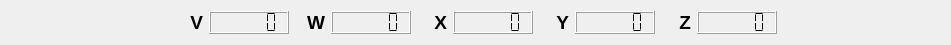
   <widget class="QWidget" name="horizontalLayoutWidget_7">
    <property name="geometry">
     <rect>
      <x>410</x>
      <y>530</y>
      <width>951</width>
      <height>41</height>
     </rect>
    </property>
    <layout class="QHBoxLayout" name="horizontalLayout_26">
     <item>
      <layout class="QHBoxLayout" name="horizontalLayout_27">
       <item>
        <layout class="QHBoxLayout" name="horizontalLayout_28">
         <item>
          <layout class="QHBoxLayout" name="horizontalLayout_29">
           <item>
            <widget class="QLabel" name="label_44">
             <property name="minimumSize">
              <size>
               <width>30</width>
               <height>0</height>
              </size>
             </property>
             <property name="maximumSize">
              <size>
               <width>30</width>
               <height>80</height>
              </size>
             </property>
             <property name="font">
              <font>
               <pointsize>14</pointsize>
               <weight>75</weight>
               <bold>true</bold>
              </font>
             </property>
             <property name="text">
              <string>V</string>
             </property>
             <property name="alignment">
              <set>Qt::AlignRight|Qt::AlignTrailing|Qt::AlignVCenter</set>
             </property>
            </widget>
           </item>
           <item>
            <widget class="QLCDNumber" name="lcdNumber_V">
             <property name="minimumSize">
              <size>
               <width>50</width>
               <height>0</height>
              </size>
             </property>
             <property name="maximumSize">
              <size>
               <width>80</width>
               <height>80</height>
              </size>
             </property>
             <property name="smallDecimalPoint">
              <bool>true</bool>
             </property>
             <property name="segmentStyle">
              <enum>QLCDNumber::Flat</enum>
             </property>
            </widget>
           </item>
           <item>
            <widget class="QLabel" name="label_45">
             <property name="minimumSize">
              <size>
               <width>30</width>
               <height>0</height>
              </size>
             </property>
             <property name="maximumSize">
              <size>
               <width>30</width>
               <height>80</height>
              </size>
             </property>
             <property name="font">
              <font>
               <pointsize>14</pointsize>
               <weight>75</weight>
               <bold>true</bold>
              </font>
             </property>
             <property name="text">
              <string>W</string>
             </property>
             <property name="alignment">
              <set>Qt::AlignRight|Qt::AlignTrailing|Qt::AlignVCenter</set>
             </property>
            </widget>
           </item>
           <item>
            <widget class="QLCDNumber" name="lcdNumber_W">
             <property name="sizePolicy">
              <sizepolicy hsizetype="Minimum" vsizetype="Minimum">
               <horstretch>0</horstretch>
               <verstretch>0</verstretch>
              </sizepolicy>
             </property>
             <property name="minimumSize">
              <size>
               <width>50</width>
               <height>0</height>
              </size>
             </property>
             <property name="maximumSize">
              <size>
               <width>80</width>
               <height>80</height>
              </size>
             </property>
             <property name="smallDecimalPoint">
              <bool>true</bool>
             </property>
             <property name="segmentStyle">
              <enum>QLCDNumber::Flat</enum>
             </property>
            </widget>
           </item>
           <item>
            <widget class="QLabel" name="label_46">
             <property name="minimumSize">
              <size>
               <width>30</width>
               <height>0</height>
              </size>
             </property>
             <property name="maximumSize">
              <size>
               <width>30</width>
               <height>80</height>
              </size>
             </property>
             <property name="font">
              <font>
               <pointsize>14</pointsize>
               <weight>75</weight>
               <bold>true</bold>
              </font>
             </property>
             <property name="text">
              <string>X</string>
             </property>
             <property name="alignment">
              <set>Qt::AlignRight|Qt::AlignTrailing|Qt::AlignVCenter</set>
             </property>
            </widget>
           </item>
           <item>
            <widget class="QLCDNumber" name="lcdNumber_X">
             <property name="minimumSize">
              <size>
               <width>50</width>
               <height>0</height>
              </size>
             </property>
             <property name="maximumSize">
              <size>
               <width>80</width>
               <height>80</height>
              </size>
             </property>
             <property name="smallDecimalPoint">
              <bool>true</bool>
             </property>
             <property name="segmentStyle">
              <enum>QLCDNumber::Flat</enum>
             </property>
            </widget>
           </item>
           <item>
            <widget class="QLabel" name="label_47">
             <property name="minimumSize">
              <size>
               <width>30</width>
               <height>0</height>
              </size>
             </property>
             <property name="maximumSize">
              <size>
               <width>30</width>
               <height>80</height>
              </size>
             </property>
             <property name="font">
              <font>
               <pointsize>14</pointsize>
               <weight>75</weight>
               <bold>true</bold>
              </font>
             </property>
             <property name="layoutDirection">
              <enum>Qt::LeftToRight</enum>
             </property>
             <property name="text">
              <string>Y</string>
             </property>
             <property name="alignment">
              <set>Qt::AlignRight|Qt::AlignTrailing|Qt::AlignVCenter</set>
             </property>
            </widget>
           </item>
           <item>
            <widget class="QLCDNumber" name="lcdNumber_Y">
             <property name="minimumSize">
              <size>
               <width>50</width>
               <height>0</height>
              </size>
             </property>
             <property name="maximumSize">
              <size>
               <width>80</width>
               <height>80</height>
              </size>
             </property>
             <property name="smallDecimalPoint">
              <bool>true</bool>
             </property>
             <property name="segmentStyle">
              <enum>QLCDNumber::Flat</enum>
             </property>
            </widget>
           </item>
           <item>
            <widget class="QLabel" name="label_48">
             <property name="minimumSize">
              <size>
               <width>30</width>
               <height>0</height>
              </size>
             </property>
             <property name="maximumSize">
              <size>
               <width>30</width>
               <height>80</height>
              </size>
             </property>
             <property name="font">
              <font>
               <pointsize>14</pointsize>
               <weight>75</weight>
               <bold>true</bold>
              </font>
             </property>
             <property name="layoutDirection">
              <enum>Qt::LeftToRight</enum>
             </property>
             <property name="text">
              <string>Z</string>
             </property>
             <property name="alignment">
              <set>Qt::AlignRight|Qt::AlignTrailing|Qt::AlignVCenter</set>
             </property>
            </widget>
           </item>
           <item>
            <widget class="QLCDNumber" name="lcdNumber_Z">
             <property name="minimumSize">
              <size>
               <width>50</width>
               <height>0</height>
              </size>
             </property>
             <property name="maximumSize">
              <size>
               <width>80</width>
               <height>80</height>
              </size>
             </property>
             <property name="smallDecimalPoint">
              <bool>true</bool>
             </property>
             <property name="segmentStyle">
              <enum>QLCDNumber::Flat</enum>
             </property>
            </widget>
           </item>
          </layout>
         </item>
        </layout>
       </item>
      </layout>
     </item>
    </layout>
   </widget>
